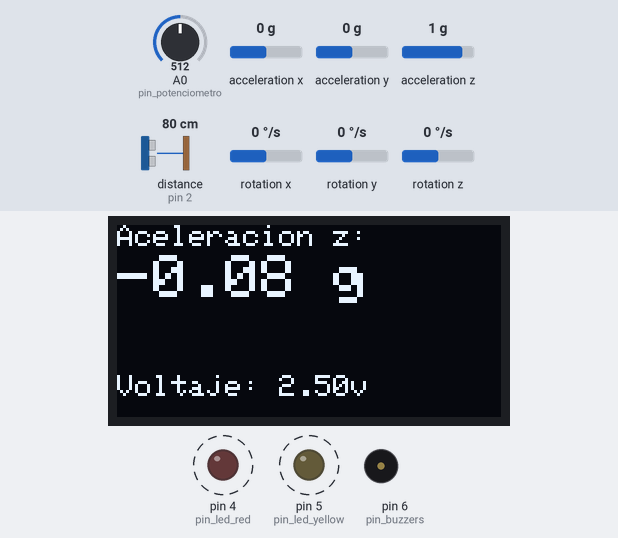
Recording of a sketch running on a simulated Arduino Uno, built with avr-gcc and run on an emulated ATmega328P. Shown: 128×64 one-colour display, output pins drawn as LEDs (lit = HIGH), buzzer (waves = sounding). Wiring (inferred from the names in the program): ultrasonic range finder: trigger pin 3; echo pin 2. Dashed ring = blinking. The test bench sets the inputs (shaded band); at power-on: A0 (pin_potenciometro) = 512, acceleration x 0 g, acceleration y 0 g, acceleration z 1 g, distance to the obstacle (sensor on pin 2) 80 cm, rotation x 0 °/s, rotation y 0 °/s, rotation z 0 °/s. The echo pulse lasts 58.3 µs per cm; pins used as bus, display or sensor lines are not drawn; what the sketch prints to the serial monitor is not drawn.

Above: at 4.3 s.
4.4 s: A0 (pin_potenciometro) set to 494
At 6.04 s:
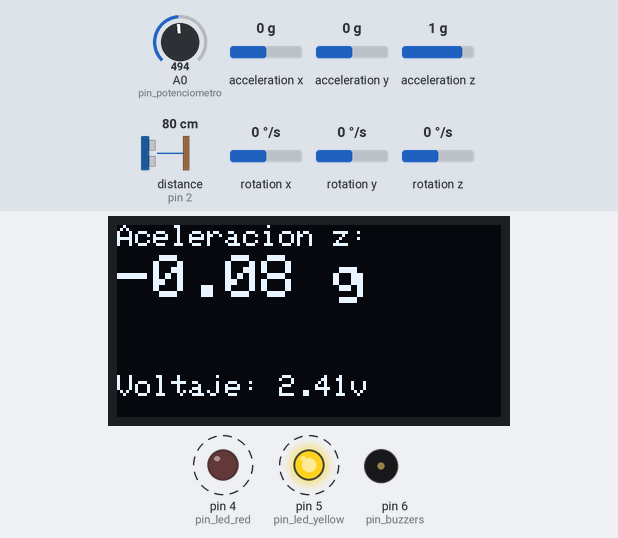
6.6 s: A0 (pin_potenciometro) set to 416
At 8.08 s:
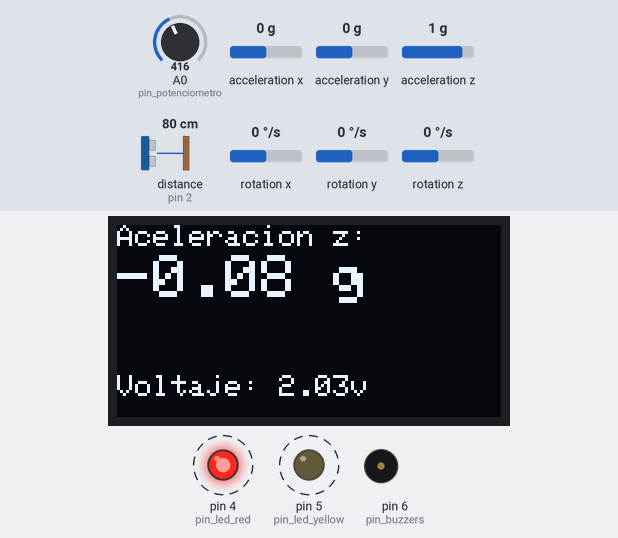
9.1 s: A0 (pin_potenciometro) set to 391
At 10.57 s:
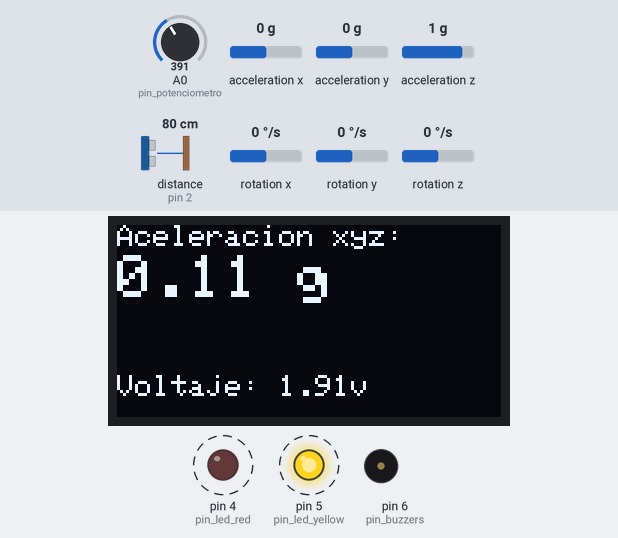
12.0 s: acceleration x set to -0.3 g
At 12.77 s:
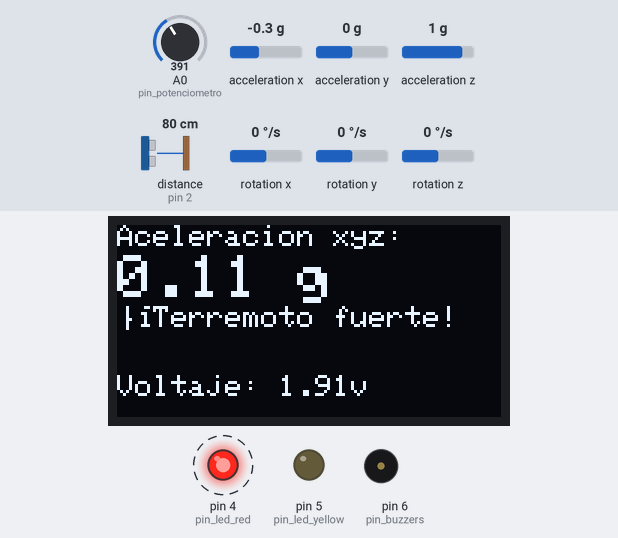
15.3 s: A0 (pin_potenciometro) set to 716
At 17.27 s:
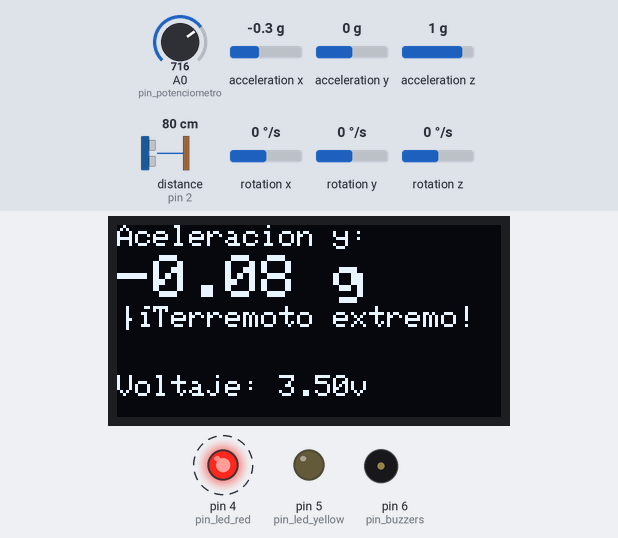
18.6 s: A0 (pin_potenciometro) set to 992
At 20.85 s:
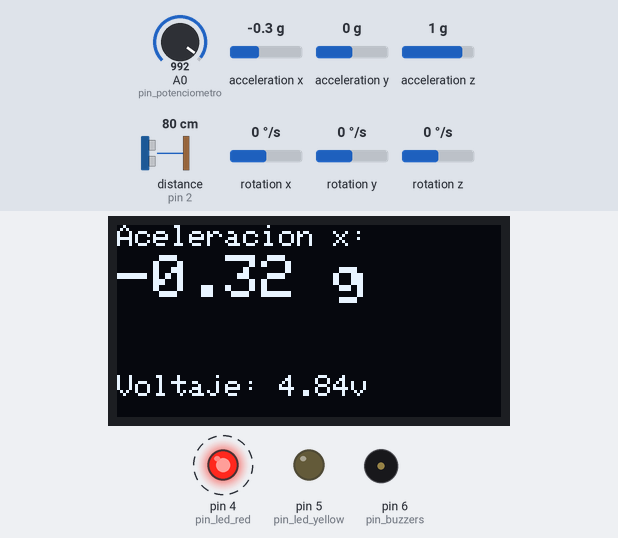
Timing chart, 0 to 22.9 s (numbered marks = the images above; inputs shaded):
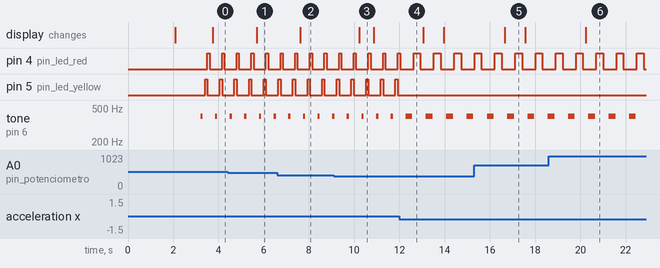

Measured:
- the behaviour switches between 511 and 510 on A0 (pin_potenciometro) (found by bisection; images 0 and 1)
- the behaviour switches between 410 and 409 on A0 (pin_potenciometro) (found by bisection; images 2 and 3)
- the behaviour switches between -0.1 and -0.2 g on acceleration x (found by bisection; images 3 and 4)
- after the input at 4.4 s, the display: changes after 1.3 s (image 1)
- after the input at 6.6 s, the display: changes after 1.0 s (image 2)
- after the input at 9.1 s, the display: changes after 1.1 s (image 3)
- after the input at 12.0 s, pin 4 (pin_led_red): alternates HIGH for 0.30 s and LOW for 0.60 s, starting after 0.62 s; pin 5 (pin_led_yellow): stops changing and stays LOW; tone on pin 6 (pin_buzzers): alternates 400 Hz for 0.30 s and silent for 0.60 s, starting after 0.57 s
- after the input at 15.3 s, the display: changes after 1.4 s (image 5)
- after the input at 18.6 s, the display: changes after 1.6 s (image 6)

The sketch:

version_final.ino
```cpp
// Librerias I2C para controlar el mpu6050
// la libreria MPU6050.h necesita I2Cdev.h, I2Cdev.h necesita Wire.h
#include "I2Cdev.h"
#include "MPU6050.h"
#include "Wire.h"
#include "Adafruit_GFX.h"
#include "Adafruit_SSD1306.h"

// La dirección del MPU6050 puede ser 0x68 o 0x69, dependiendo
// del estado de AD0. Si no se especifica, 0x68 estará implicito
MPU6050 sensor;

// Valores RAW (sin procesar) del acelerometro y giroscopio en los ejes x,y,z
int ax, ay, az;
float potenciometro, distancia_1, distancia_2, Speed, distancia;
int pin_led_yellow = 5;
int pin_led_red = 4;
int pin_buzzers = 6;
int pin_potenciometro = 0;
int timer = 100;
long duration;


#define echoPin 2
#define trigPin 3
#define SCREEN_WIDTH 128
#define SCREEN_HEIGHT 64

#define OLED_RESET     -1
#define SCREEN_ADDRESS 0x3C
Adafruit_SSD1306 display(SCREEN_WIDTH, SCREEN_HEIGHT, &Wire, OLED_RESET);


const unsigned char PROGMEM logo [] = {
0x00, 0x00, 0x00, 0x00, 0x00, 0x00, 0x00, 0x00, 0x00, 0x00, 0x00, 0x00, 0x00, 0x00, 0x00, 0x00,
0x00, 0x00, 0x00, 0x00, 0x00, 0x00, 0x00, 0x00, 0x00, 0x00, 0x00, 0x00, 0x00, 0x00, 0x00, 0x00,
0x00, 0x00, 0x00, 0x00, 0x00, 0x00, 0x00, 0x00, 0x00, 0x00, 0x00, 0x00, 0x00, 0x00, 0x00, 0x00,
0x00, 0x00, 0x00, 0x00, 0x00, 0x00, 0x00, 0x00, 0x00, 0x00, 0x00, 0x00, 0x00, 0x00, 0x00, 0x00,
0x00, 0x00, 0x00, 0x00, 0x00, 0x00, 0x00, 0x00, 0x00, 0x00, 0x00, 0x00, 0x00, 0x00, 0x00, 0x00,
0x00, 0x00, 0x00, 0x00, 0x00, 0x00, 0x00, 0x00, 0x00, 0x00, 0x00, 0x00, 0x00, 0x00, 0x00, 0x00,
0x00, 0x00, 0x00, 0x00, 0x00, 0x00, 0x00, 0x00, 0x00, 0x00, 0x00, 0x00, 0x00, 0x00, 0x00, 0x00,
0x00, 0x00, 0x00, 0x00, 0x00, 0x00, 0x00, 0x00, 0x00, 0x00, 0x00, 0x00, 0x00, 0x00, 0x00, 0x00,
0x00, 0x00, 0x00, 0x00, 0x00, 0x00, 0x00, 0x00, 0x00, 0x00, 0x00, 0x00, 0x00, 0x00, 0x00, 0x00,
0x00, 0x00, 0x00, 0x00, 0x00, 0x00, 0x00, 0x00, 0x00, 0x00, 0x00, 0x00, 0x00, 0x00, 0x00, 0x00,
0x03, 0xff, 0xff, 0xe0, 0x00, 0x00, 0x00, 0x00, 0x00, 0x00, 0x00, 0x00, 0x00, 0x00, 0x00, 0x00,
0xff, 0xf8, 0x0f, 0xff, 0x00, 0x00, 0x00, 0x00, 0x00, 0x00, 0x00, 0x00, 0x00, 0x00, 0x00, 0x00,
0xff, 0x00, 0x00, 0x7f, 0x80, 0x00, 0x00, 0x00, 0x00, 0x00, 0x00, 0x00, 0x00, 0x00, 0x00, 0x00,
0xf0, 0x01, 0x80, 0x07, 0x87, 0xe0, 0x00, 0x00, 0x00, 0x00, 0x00, 0x00, 0x00, 0x00, 0x00, 0x00,
0xf0, 0x01, 0x80, 0x07, 0x86, 0x70, 0x00, 0x00, 0x00, 0x20, 0x00, 0x00, 0x00, 0x00, 0xc0, 0x00,
0xf0, 0x03, 0x80, 0x07, 0x84, 0x18, 0x00, 0x00, 0x00, 0x20, 0x00, 0x00, 0x00, 0x00, 0xc0, 0x00,
0xf0, 0x03, 0xc0, 0x07, 0x84, 0x19, 0xe7, 0xc3, 0xf7, 0xf9, 0xfb, 0xf7, 0x1e, 0x5d, 0xf3, 0xc0,
0xf0, 0x02, 0xc0, 0x07, 0x84, 0x1b, 0x36, 0x66, 0x67, 0x23, 0x3b, 0x39, 0xa3, 0x66, 0xc6, 0x60,
0xf0, 0x02, 0x40, 0x07, 0x84, 0x1b, 0x36, 0x34, 0x24, 0x23, 0x1b, 0x11, 0xe3, 0x46, 0xcc, 0x20,
0xf0, 0x02, 0x40, 0x07, 0x84, 0x1b, 0xf6, 0x34, 0x24, 0x22, 0x1b, 0x11, 0xfe, 0x46, 0xcc, 0x20,
0xf0, 0x02, 0x60, 0x07, 0x84, 0x33, 0x06, 0x36, 0x64, 0x23, 0x1b, 0x11, 0xa0, 0x46, 0xc4, 0x60,
0xf0, 0x02, 0x60, 0x07, 0x87, 0xf1, 0xf7, 0xe7, 0xe4, 0x39, 0xfb, 0x11, 0xbf, 0x46, 0xf7, 0xc0,
0xf0, 0x06, 0x60, 0x07, 0x84, 0xc0, 0xe6, 0xc1, 0xa4, 0x10, 0xc0, 0x10, 0x0c, 0x40, 0x61, 0x80,
0xf0, 0x06, 0x60, 0x07, 0x80, 0x00, 0x04, 0x00, 0x00, 0x00, 0x00, 0x00, 0x00, 0x00, 0x00, 0x00,
0xf0, 0x04, 0x30, 0x07, 0x80, 0x00, 0x04, 0x00, 0x00, 0x00, 0x00, 0x00, 0x00, 0x00, 0x00, 0x00,
0xf0, 0x04, 0x30, 0x07, 0x80, 0x00, 0x00, 0x00, 0x00, 0x00, 0x00, 0x00, 0x00, 0x00, 0x00, 0x00,
0xf0, 0x04, 0x30, 0x07, 0x80, 0x00, 0x00, 0x00, 0x00, 0x00, 0x00, 0x00, 0x00, 0x00, 0x00, 0x00,
0xf0, 0x04, 0x30, 0x07, 0x80, 0x00, 0x00, 0x00, 0x00, 0x00, 0x00, 0x00, 0x00, 0x00, 0x00, 0x00,
0xf0, 0x04, 0x30, 0x07, 0x80, 0x00, 0x00, 0x00, 0x00, 0x00, 0x00, 0x00, 0x00, 0x00, 0x00, 0x00,
0xf0, 0x04, 0x30, 0x07, 0x80, 0x00, 0x00, 0x10, 0x00, 0x00, 0x00, 0x00, 0x00, 0x00, 0x00, 0x00,
0xf0, 0x00, 0x38, 0x07, 0x80, 0x00, 0x00, 0x18, 0x00, 0x7f, 0x70, 0x60, 0x00, 0x00, 0x00, 0x00,
0xf0, 0x00, 0x38, 0x07, 0x80, 0x00, 0x00, 0x18, 0x00, 0x60, 0xc0, 0x60, 0x00, 0x00, 0x00, 0x00,
0xf0, 0x00, 0x38, 0x07, 0x80, 0x00, 0x00, 0x90, 0xc0, 0x60, 0x00, 0x01, 0x04, 0x00, 0x00, 0x00,
0xf0, 0x00, 0x38, 0x07, 0x80, 0x00, 0x03, 0xf3, 0xe0, 0x66, 0x6e, 0x67, 0x9f, 0x80, 0x00, 0x00,
0xf0, 0x00, 0x38, 0x07, 0x80, 0x00, 0x03, 0x33, 0x30, 0x7e, 0x6c, 0x6e, 0x39, 0x80, 0x00, 0x00,
0xf0, 0x00, 0x18, 0x07, 0x80, 0x00, 0x06, 0x37, 0xf0, 0x60, 0x6e, 0x6c, 0x31, 0x80, 0x00, 0x00,
0xf0, 0x00, 0x18, 0x07, 0x80, 0x00, 0x06, 0x37, 0xe0, 0x60, 0x67, 0x6c, 0x31, 0x80, 0x00, 0x00,
0xf0, 0x00, 0x18, 0x07, 0x80, 0x00, 0x03, 0x33, 0x10, 0x60, 0x63, 0x6e, 0x39, 0x80, 0x00, 0x00,
0xf0, 0x00, 0x18, 0x07, 0x80, 0x00, 0x03, 0xf3, 0xf0, 0x60, 0x6e, 0x67, 0x9f, 0x80, 0x00, 0x00,
0xf0, 0x00, 0x18, 0x07, 0x80, 0x00, 0x01, 0xd0, 0xc0, 0x60, 0x44, 0x63, 0x8c, 0x80, 0x00, 0x00,
0xf0, 0x00, 0x10, 0x07, 0x80, 0x00, 0x00, 0x00, 0x00, 0x00, 0x00, 0x00, 0x00, 0x00, 0x00, 0x00,
0xf0, 0x00, 0x10, 0x07, 0x00, 0x00, 0x00, 0x00, 0x00, 0x00, 0x00, 0x00, 0x00, 0x00, 0x00, 0x00,
0x70, 0x00, 0x30, 0x0f, 0x00, 0x00, 0x00, 0x00, 0x00, 0x00, 0x00, 0x00, 0x00, 0x00, 0x00, 0x00,
0x30, 0x00, 0x20, 0x1e, 0x00, 0x00, 0x00, 0x00, 0x00, 0x00, 0x00, 0x00, 0x00, 0x00, 0x00, 0x00,
0x08, 0x00, 0x40, 0x38, 0x00, 0x00, 0x00, 0x00, 0x00, 0x00, 0x00, 0x00, 0x00, 0x00, 0x00, 0x00,
0x00, 0x00, 0x40, 0xe0, 0x00, 0x00, 0x00, 0x00, 0x00, 0x00, 0x00, 0x00, 0x00, 0x00, 0x00, 0x00,
0x00, 0x00, 0x43, 0x80, 0x00, 0x00, 0x00, 0x00, 0x00, 0x00, 0x00, 0x00, 0x00, 0x00, 0x00, 0x00,
0x00, 0x00, 0x78, 0x00, 0x00, 0x00, 0x00, 0x00, 0x00, 0x00, 0x00, 0x00, 0x00, 0x00, 0x00, 0x00,
0x00, 0x00, 0x00, 0x00, 0x00, 0x00, 0x00, 0x00, 0x00, 0x00, 0x00, 0x00, 0x00, 0x00, 0x00, 0x00,
0x00, 0x00, 0x00, 0x00, 0x00, 0x00, 0x00, 0x00, 0x00, 0x00, 0x00, 0x00, 0x00, 0x00, 0x00, 0x00,
0x00, 0x00, 0x00, 0x00, 0x00, 0x00, 0x00, 0x00, 0x00, 0x00, 0x00, 0x00, 0x00, 0x00, 0x00, 0x00,
0x00, 0x00, 0x00, 0x00, 0x00, 0x00, 0x00, 0x00, 0x00, 0x00, 0x00, 0x00, 0x00, 0x00, 0x00, 0x00,
0x00, 0x00, 0x00, 0x00, 0x00, 0x00, 0x00, 0x00, 0x00, 0x00, 0x00, 0x00, 0x00, 0x00, 0x00, 0x00,
0x00, 0x00, 0x00, 0x00, 0x00, 0x00, 0x00, 0x00, 0x00, 0x00, 0x00, 0x00, 0x00, 0x00, 0x00, 0x00,
0x00, 0x00, 0x00, 0x00, 0x00, 0x00, 0x00, 0x00, 0x00, 0x00, 0x00, 0x00, 0x00, 0x00, 0x00, 0x00,
0x00, 0x00, 0x00, 0x00, 0x00, 0x00, 0x00, 0x00, 0x00, 0x00, 0x00, 0x00, 0x00, 0x00, 0x00, 0x00,
0x00, 0x00, 0x00, 0x00, 0x00, 0x00, 0x00, 0x00, 0x00, 0x00, 0x00, 0x00, 0x00, 0x00, 0x00, 0x00,
0x00, 0x00, 0x00, 0x00, 0x00, 0x00, 0x00, 0x00, 0x00, 0x00, 0x00, 0x00, 0x00, 0x00, 0x00, 0x00,
0x00, 0x00, 0x00, 0x00, 0x00, 0x00, 0x00, 0x00, 0x00, 0x00, 0x00, 0x00, 0x00, 0x00, 0x00, 0x00,
0x00, 0x00, 0x00, 0x00, 0x00, 0x00, 0x00, 0x00, 0x00, 0x00, 0x00, 0x00, 0x00, 0x00, 0x00, 0x00,
0x00, 0x00, 0x00, 0x00, 0x00, 0x00, 0x00, 0x00, 0x00, 0x00, 0x00, 0x00, 0x00, 0x00, 0x00, 0x00,
0x00, 0x00, 0x00, 0x00, 0x00, 0x00, 0x00, 0x00, 0x00, 0x00, 0x00, 0x00, 0x00, 0x00, 0x00, 0x00,
0x00, 0x00, 0x00, 0x00, 0x00, 0x00, 0x00, 0x00, 0x00, 0x00, 0x00, 0x00, 0x00, 0x00, 0x00, 0x00,
0x00, 0x00, 0x00, 0x00, 0x00, 0x00, 0x00, 0x00, 0x00, 0x00, 0x00, 0x00, 0x00, 0x00, 0x00, 0x00
};


void setup() {
  pinMode(pin_led_red, OUTPUT);
  pinMode(pin_led_yellow, OUTPUT);
  pinMode(pin_buzzers, OUTPUT);
  pinMode(trigPin, OUTPUT);
  pinMode(echoPin, INPUT);

  Serial.begin(57600);    //Iniciando puerto serial

  if(!display.begin(SSD1306_SWITCHCAPVCC, SCREEN_ADDRESS)) {
    Serial.println(F("SSD1306 allocation failed"));
    for(;;);
  }
  if(!display.begin(SSD1306_SWITCHCAPVCC, 0x3C)) {
    Serial.println(F("SSD1306 allocation failed"));
    for(;;);
  }
  delay(2000);
  display.clearDisplay();
  display.setTextSize(1);
  display.setTextColor(WHITE);
  display.drawBitmap(0,0, logo, SCREEN_WIDTH, SCREEN_HEIGHT, WHITE);
  display.display();
  delay(1000);
  display.clearDisplay();

  Wire.begin();           //Iniciando I2C
  sensor.initialize();    //Iniciando el sensor
  if (sensor.testConnection()) Serial.println("Sensor iniciado correctamente");
  else Serial.println("Error al iniciar el sensor");

  //sensor.setXAccelOffset(-3232);
  //sensor.setYAccelOffset(-103);
  //sensor.setZAccelOffset(16372);


}

void loop() {

  potenciometro = analogRead(pin_potenciometro);
  potenciometro = (5.0*potenciometro)/1024;

  distancia_1 = ultrasonicRead();
  delay(timer);
  distancia_2 = ultrasonicRead();
  Speed = (distancia_2 - distancia_1)/timer;

  sensor.getAcceleration(&ax, &ay, &az);

  //long AX = pow(ax,2);
  //long AY = pow(ay,2);
  //long AZ = pow(az,2);
  //long SUM = AX+AY+AZ;
  //double AT = sqrt(SUM);
  //float AT_1 = abs(AT-16384)/16384;
  float ax_1  = (ax-340)/16384.0; //Conversión a unidades de g, 1g = 16384.0
  float ay_1  = (ay-1300)/16384.0;
  float az_1  = (az-17700)/16384.0;

  float AX = pow(ax_1, 2);
  float AY = pow(ay_1, 2);
  float AZ = pow(az_1, 2);
  float SUM = AX + AY + AZ;
  float AT_1 = sqrt(SUM);


  if (AT_1 >=0.039 && AT_1<=0.092){
    tone(6, 400);
    delay(300);
    noTone(pin_buzzers); //Silencia el zumbador
    delay(300);  //Espera 500 ms antes de volver a sonar

    digitalWrite(pin_led_yellow,HIGH);
    delay(300);
    digitalWrite(pin_led_yellow,LOW);
    }
   else if (AT_1>0.092 && AT_1<=0.18){
    tone(6, 400);
    delay(100);
    noTone(pin_buzzers); //Silencia el zumbador
    delay(100);  //Espera 500 ms antes de volver a sonar

    digitalWrite(pin_led_yellow,HIGH);
    delay(100);
    digitalWrite(pin_led_yellow,LOW);

    digitalWrite(pin_led_red,HIGH);
    delay(100);
    digitalWrite(pin_led_red,LOW);
    }
   else if (AT_1>0.18){
    tone(6, 400);
    delay(300);
    noTone(pin_buzzers); //Silencia el zumbador
    delay(50);  //Espera 500 ms antes de volver a sonar
    digitalWrite(pin_led_red,HIGH);
    delay(300);
    digitalWrite(pin_led_red,LOW);
    }
  //Mostrar las lecturas separadas por un [tab]
  Serial.print("a[x y z xyz] V v:\t");
  Serial.print(ax_1); Serial.print("\t");
  Serial.print(ay_1); Serial.print("\t");
  Serial.print(az_1); Serial.print("\t");
  Serial.print(AX); Serial.print("\t");
  Serial.print(AY); Serial.print("\t");
  Serial.print(AZ); Serial.print("\t");
  Serial.print(AT_1); Serial.print("\t");
  Serial.print(potenciometro); Serial.print("\t");
  Serial.println(Speed);
  delay(100);


  if (potenciometro>=4.0 && potenciometro<=5.0){
    display.setTextSize(1);
    display.setCursor(0,50);
    display.print("Voltaje: ");
    display.print(float(potenciometro));
    display.print("v");

    display.setTextSize(1);
    display.setCursor(0,0);
    display.print("Aceleracion x:  ");
    display.setTextSize(2);
    display.setCursor(0,10);
    display.print(ax_1);
    display.print(" g");
    display.display();
    display.clearDisplay();
    }
  else if (potenciometro>=3.0 && potenciometro<4.0){
    display.setTextSize(1);
    display.setCursor(0,50);
    display.print("Voltaje: ");
    display.print(float(potenciometro));
    display.print("v");

    display.setTextSize(1);
    display.setCursor(0,0);
    display.print("Aceleracion y:  ");
    display.setTextSize(2);
    display.setCursor(0,10);
    display.print(ay_1);
    display.print(" g");
    display.display();
    display.clearDisplay();
    }
  else if (potenciometro>=2.0 && potenciometro<3.0){
    display.setTextSize(1);
    display.setCursor(0,50);
    display.print("Voltaje: ");
    display.print(float(potenciometro));
    display.print("v");

    display.setTextSize(1);
    display.setCursor(0,0);
    display.print("Aceleracion z:  ");
    display.setTextSize(2);
    display.setCursor(0,10);
    display.print(az_1);
    display.print(" g");
    display.display();
    display.clearDisplay();
    }
   else{
    display.setTextSize(1);
    display.setCursor(0,50);
    display.print("Voltaje: ");
    display.print(float(potenciometro));
    display.print("v");

    display.setTextSize(1);
    display.setCursor(0,0);
    display.print("Aceleracion xyz:  ");
    display.setTextSize(2);
    display.setCursor(0,10);
    display.print(AT_1);
    display.print(" g");
    display.display();
    display.clearDisplay();

    if (AT_1 >=0.039 && AT_1<=0.092){
      display.setTextSize(1);
      display.setCursor(0,27);
      display.print("¡Terremoto moderado!");
      }
    else if (AT_1>0.092 && AT_1<=0.18){
      display.setTextSize(1);
      display.setCursor(0,27);
      display.print("¡Terremoto fuerte!");
      }
    else if (AT_1>0.18){
      display.setTextSize(1);
      display.setCursor(0,27);
      display.print("¡Terremoto extremo!");
      }
    else{
      display.setTextSize(1);
      display.setCursor(0,32);
      display.print("No hay terremoto :D");
      }
    }
}
float ultrasonicRead ()
{
// Clears the trigPin
digitalWrite(trigPin, LOW);
delayMicroseconds(2);

// Sets the trigPin on HIGH state for 10 micro seconds
digitalWrite(trigPin, HIGH);
delayMicroseconds(10);
digitalWrite(trigPin, LOW);

// Reads the echoPin, returns the sound wave travel time in microseconds
duration = pulseIn(echoPin, HIGH);

//calculating distance
distancia= duration*0.034/2;


return distancia;

}
```
